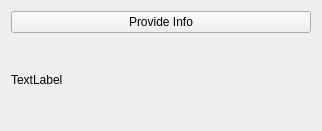
<?xml version="1.0" encoding="UTF-8"?>
<ui version="4.0">
 <class>Widget</class>
 <widget class="QWidget" name="Widget">
  <property name="geometry">
   <rect>
    <x>0</x>
    <y>0</y>
    <width>322</width>
    <height>131</height>
   </rect>
  </property>
  <property name="windowTitle">
   <string>Widget</string>
  </property>
  <layout class="QVBoxLayout" name="verticalLayout">
   <item>
    <widget class="QPushButton" name="provideInfoButton">
     <property name="text">
      <string>Provide Info</string>
     </property>
    </widget>
   </item>
   <item>
    <widget class="QLabel" name="infoLabel">
     <property name="text">
      <string>TextLabel</string>
     </property>
     <property name="wordWrap">
      <bool>true</bool>
     </property>
    </widget>
   </item>
  </layout>
 </widget>
 <layoutdefault spacing="6" margin="11"/>
 <resources/>
 <connections/>
</ui>
